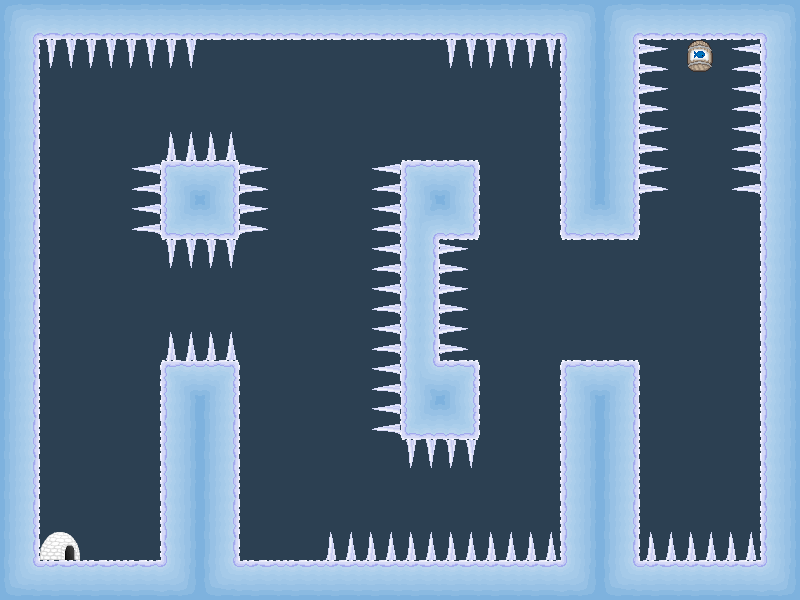

A 2D game scene composited from a Tiled map and its tileset images. What follows is a short description and the map's XML, with each tile layer's data collapsed to a summary:
An orthogonal 20x15 tile map with 40x40 px tiles, 1 tile layer (textures), 1 hidden layer not drawn, 3 tilesets and 24 objects (14x spikes, 8x snowstorm, mainPlayer, me.LevelEntity).

<map version="1.0" orientation="orthogonal" width="20" height="15" tilewidth="40" tileheight="40" backgroundcolor="#2c4052">
 <tileset firstgid="1" name="solid" tilewidth="40" tileheight="40">
  <image source="tilesets/solid.png" width="40" height="40" />
  <tile id="0">
   <properties>
    <property name="type" value="solid" />
   </properties>
  </tile>
 </tileset>
 <tileset firstgid="2" name="textures" tilewidth="40" tileheight="40">
  <image source="tilesets/textures.png" width="160" height="480" />
 </tileset>
 <tileset firstgid="50" name="objects" tilewidth="40" tileheight="40">
  <image source="tilesets/objects.png" width="160" height="120" />
 </tileset>
 <layer name="textures" width="20" height="15">
  <data>[300 cells, 159 non-empty, 21 distinct tile ids]</data>
 </layer>
 <objectgroup color="#00ff00" name="Entities" width="20" height="15">
  <object name="mainPlayer" x="80" y="520" width="40" height="40" />
  <object name="me.LevelEntity" x="680" y="40" width="40" height="40" />
  <object name="snowstorm" x="80" y="80" width="40" height="40" />
  <object name="snowstorm" x="280" y="80" width="40" height="40" />
  <object name="snowstorm" x="280" y="280" width="40" height="40" />
  <object name="snowstorm" x="80" y="280" width="40" height="40" />
  <object name="snowstorm" x="480" y="80" width="40" height="40" />
  <object name="snowstorm" x="480" y="280" width="40" height="40" />
  <object name="snowstorm" x="480" y="480" width="40" height="40" />
  <object name="snowstorm" x="680" y="280" width="40" height="40" />
 </objectgroup>
 <objectgroup color="#ff0000" name="EnemyEntities" width="20" height="15">
  <object name="spikes" x="40" y="40" width="160" height="40" />
  <object name="spikes" x="160" y="120" width="80" height="40" />
  <object name="spikes" x="160" y="240" width="80" height="40" />
  <object name="spikes" x="160" y="320" width="80" height="40" />
  <object name="spikes" x="440" y="40" width="120" height="40" />
  <object name="spikes" x="640" y="520" width="120" height="40" />
  <object name="spikes" x="320" y="520" width="240" height="40" />
  <object name="spikes" x="400" y="440" width="80" height="40" />
  <object name="spikes" x="440" y="240" width="40" height="120" />
  <object name="spikes" x="120" y="160" width="40" height="80" />
  <object name="spikes" x="240" y="160" width="40" height="80" />
  <object name="spikes" x="360" y="160" width="40" height="280" />
  <object name="spikes" x="640" y="40" width="40" height="160" />
  <object name="spikes" x="720" y="40" width="40" height="160" />
 </objectgroup>
 <layer name="collision" width="20" height="15" visible="0">
  <data>[300 cells, 111 non-empty, 1 distinct tile ids]</data>
 </layer>
</map>
